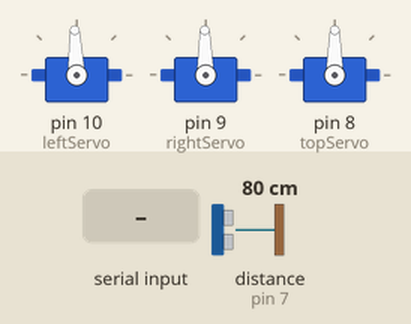
This sketch was run on a simulated Arduino Uno, built with avr-gcc and run on an emulated ATmega328P. Parts: 3 × servo. The inputs (shaded band) are chosen by the test bench; at power-on: distance to the obstacle (sensor on pin 7) 80 cm. The echo pulse lasts 58.3 µs per cm; what the sketch prints to the serial monitor is not drawn.

Above: at 1.2 s.
1.3 s: "1" received over Serial
At 2.4 s:
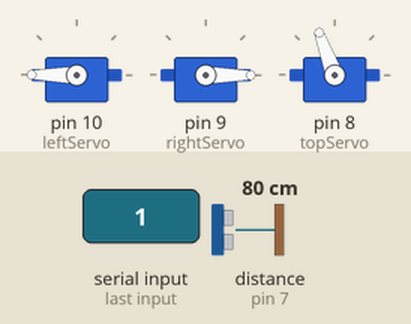
4.3 s: distance to the obstacle (sensor on pin 7) set to 22 cm
7.3 s: distance to the obstacle (sensor on pin 7) set to 18 cm
At 8.1 s:
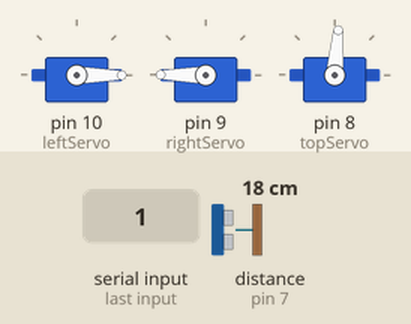
13.3 s: distance to the obstacle (sensor on pin 7) set to 35 cm
At 14.4 s:
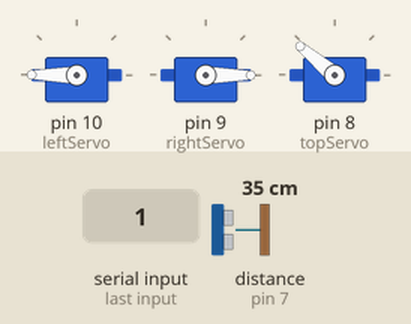
16.3 s: distance to the obstacle (sensor on pin 7) set to 2 cm
At 18.1 s:
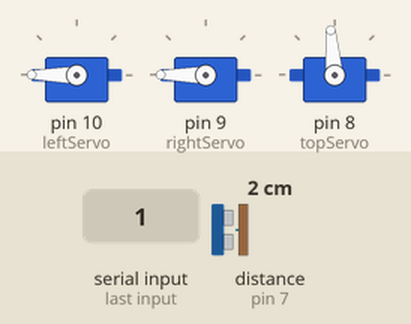
Timing chart, 0 to 35.1 s (numbered marks = the images above; inputs shaded):
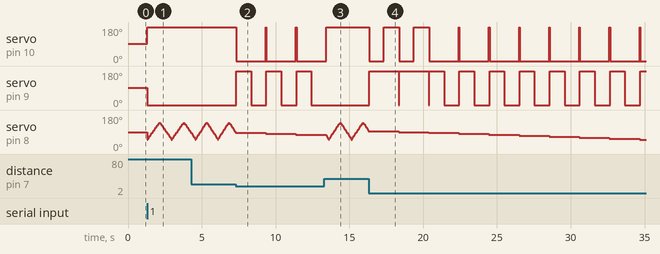

Measured:
- the behaviour switches between 20 and 19 cm on distance to the obstacle (sensor on pin 7) (found by bisection; images 1 and 2)
- after the input at 7.3 s, servo on pin 10 (leftServo): 180° → 0° at once; servo on pin 9 (rightServo): alternates 180° for 1.0 s and 0° for 1.0 s, starting at once
- after the input at 13.3 s, servo on pin 10 (leftServo): goes on until 13.4 s, then stays 180°; servo on pin 9 (rightServo): stays 0° (without the input it goes to 180° after 0.16 s)
- after the input at 16.3 s, servo on pin 10 (leftServo): goes 0° 1.0 s, 180° 1.0 s, 0° 1.0 s, 180° 1.0 s, 7 × (0° 2.0 s, 180° 0.04 s), then 0°, starting at once; servo on pin 9 (rightServo): goes 180° 2.0 s, 0° 0.04 s, 180° 2.0 s, 0° 0.04 s, 7 × (180° 1.0 s, 0° 1.0 s), then 180°, starting at once

The sketch:

blueCar.ino
```cpp
#include <Servo.h>
#include <NewPing.h>
#include <SoftwareSerial.h>

Servo leftServo;
Servo rightServo;
Servo topServo; //mini servo for hc-04

#define TRIGGER_PIN 6
#define ECHO_PIN 7
#define MAX_DISTANCE 100 //max distance hc-04 will display

NewPing sonar(TRIGGER_PIN, ECHO_PIN, MAX_DISTANCE);

unsigned int time;
int triggerDistance = 20; //20 cm then it will turn if detected
int distance; //distance from hc-04
int pos; //position of hc-04

char command; //command from serial data to control movement

void setup() {
  leftServo.attach(10); //next few lines instantiating servos
  leftServo.write(92); //92 makes this servo stay still, not convential 90
  rightServo.attach(9);
  rightServo.write(91); //91 makes still servo stay still
  topServo.attach(8);
  topServo.write(90);

  Serial.begin(9600);
  Serial.println("Type Commands");
}

void loop() {
  command = '0'; //make sure command is instantiated
  if (Serial.available() > 0)
  {
     command = Serial.read();

     switch(command) //apply serial data to commands for robot
     {
        case 'w':
           moveForward();
           delay(100);
           Serial.println("Moving forward");
           Serial.println("--------------");
           break;
        case 'a':
           turnLeft();
           delay(100);
           Serial.println("Turning left");
           Serial.println("--------------");
           break;
        case 's':
           moveBackward();
           delay(100);
           Serial.println("Moving backward");
           Serial.println("--------------");
           break;
        case 'd':
           turnRight();
           delay(100);
           Serial.println("Turn right");
           Serial.println("--------------");
           break;
        case '1':
           while(true)
           {
              scan();
              autoRun();
           }
           Serial.println("In auto mode");
           Serial.println("--------------");
           break;
        case '0':
           stopMoving();
           delay(100);
        default:
           moveForward();
           delay(100);
           break;
     }
  }
}

void autoRun() //run autonomously with hc-04
{
  moveForward();
  for (pos = 50; pos < 140; pos += 5)
    automatic(pos);
  for (pos = 140; pos > 50; pos -= 5)
    automatic(pos);
  delay(1);
}

void scan() //hc-04 scan area to make sure distance is not less than trigger distance
{
  time = sonar.ping();
  distance = time / US_ROUNDTRIP_CM;
  if (distance == 0) {
    distance = 100;
  }
}

void automatic(int pos) { //part of autoRun() to move hc-04 back and forth to detect obstructions
  topServo.write(pos);
  delay(40);
  scan();
  if (distance < triggerDistance) {
    moveBackward();
    delay(1000);
    if (pos > 90){
      turnRight();
      delay (1000);
      moveForward();
    } else if (pos < 90) {
      turnLeft();
      delay(1000);
      moveForward();
    } else if (pos == 90) {
      turnRight();
      delay(1000);
      moveForward();
    } else {
      moveForward();
    }
  }
}

void moveForward()
{
  leftServo.write(180);
  rightServo.write(0);
}

void moveBackward()
{
  leftServo.write(0);
  rightServo.write(180);
}

void turnRight()
{
  leftServo.write(180);
  rightServo.write(180);
}

void turnLeft()
{
  leftServo.write(0);
  rightServo.write(0);
}

void stopMoving()
{
  leftServo.write(92);
  rightServo.write(91);
}
```
